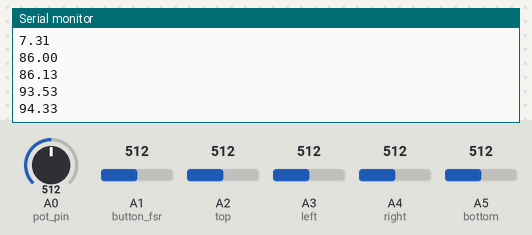
This sketch was run on a simulated Arduino Uno, built with avr-gcc and run on an emulated ATmega328P. Shown: the last lines printed to the serial monitor. Inputs (shaded band) come from the test bench; at power-on: A2 (top) = 512, A3 (left) = 512, A4 (right) = 512, A0 (pot_pin) = 512, A1 (button_fsr) = 512, A5 (bottom) = 512.

Above: at 2.7 s.
2.8 s: A2 (top) set to 184
At 3.37 s:
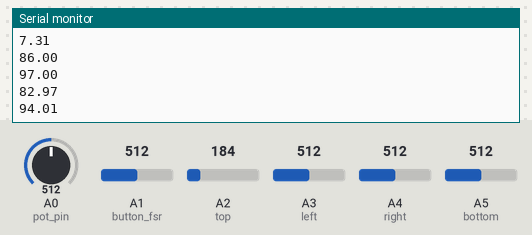
4.3 s: A2 (top) set to 154
At 4.88 s:
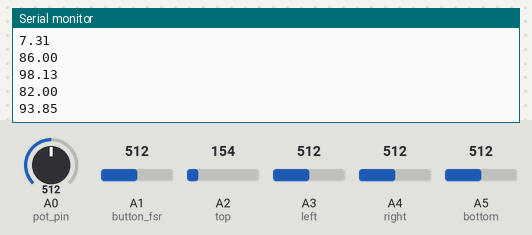
6.5 s: A3 (left) set to 540
At 6.9 s:
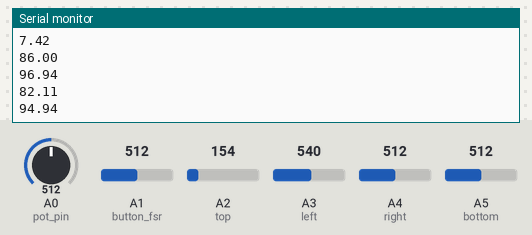
8.0 s: A4 (right) set to 541
At 8.42 s:
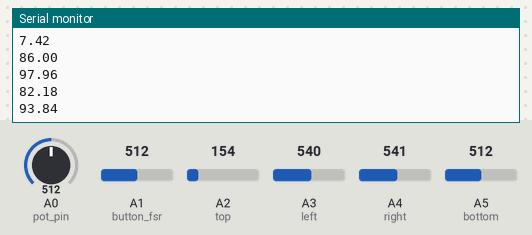
Timing chart, 0 to 11.0 s (numbered marks = the images above; inputs shaded):
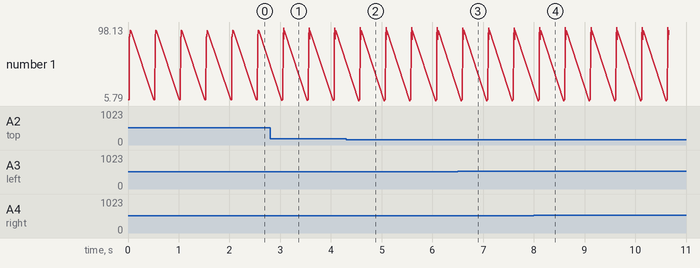

Measured:
- after the input at 2.8 s, the serial monitor: prints a new line after 0.23 s (image 1)
- after the input at 4.3 s, the serial monitor: prints a new line after 0.25 s (image 2)
- after the input at 6.5 s, the serial monitor: prints a new line after 0.09 s (image 3)
- after the input at 8.0 s, the serial monitor: prints a new line after 0.09 s (image 4)
- plotted number 1: 94.33 → 94.01 after the input at 2.8 s, 94.01 → 93.85 after the input at 4.3 s, 93.85 → 94.94 after the input at 6.5 s, 94.94 → 93.84 after the input at 8.0 s

The sketch:

quentin.ino
```cpp
//Initialization of four length sensors (left, bottom, right, top) and FSR for control of data
//THESE WILL BE DIFFERENT FOR YOUR WIRING, change the value as needed
const int left = A3;
const int bottom = A5;
const int top = A2;
const int right = A4;
const int button_fsr = A1; // ignore if no FSR is wired as a action-button
const int pot_pin = A0;
//const int ledPin = 9;

// Whole lot of variables used in computation and stuff
float inputVal;
float center_len;
float angle1;
float angle2;
float angle3a;
float angle3b;
float angle3;
float angle4;
float left_len;
float bottom_len;
float top_len;
float right_len;
float button;
int incomingByte;


void setup() {
  // initialize serial communication:
  Serial.begin(9600);
  // initialize the LED pin as an output:
//  pinMode(ledPin, OUTPUT);

}

void loop() {

    //Validation of wiring connections, uncomment and run to test sensors are connected and functioning
    //should output between 0-1024 for lengths and ~40-180 for angles (could require some mapping adjustment)
   /*
   Serial.println("Length order: Top, Right, Bottom, Left:");
   Serial.println(analogRead(top));
   Serial.println(analogRead(right));
   Serial.println(analogRead(bottom));
   Serial.println(analogRead(left));
   Serial.println();

   inputVal = analogRead(pot_pin);
   Serial.println(inputVal);
   //mapping the potentiometer values (0-1024) to angles on RANDALL
   angle1 = (map(inputVal, 54, 389, 180, 90));
   square();
   Serial.println("Angle order: bottom right, top left, bottom left, top right:");
   Serial.println(angle1);
   Serial.println(degrees(angle2));
   Serial.println(degrees(angle3));
   Serial.println(degrees(angle4));

   delay(3000);
*/

  if (Serial.available() > 0) {
    top_len = mmap(analogRead(top),149,1015,5.77,9.32);
    right_len = mmap(analogRead(right),124,1016,5.77,9.22);
    bottom_len = mmap(analogRead(bottom),102,1015,5.77,9.21);
    left_len = mmap(analogRead(left),116,1003,5.77,9.22);

    inputVal = analogRead(pot_pin);

    //mapping the potentiometer values (0-1024) to angles on RANDALL
    angle1 = (map(inputVal, 942, 526, 176, 90));
    square();
    incomingByte = Serial.read();

    if (incomingByte == 'l') {
      Serial.println(left_len);
    }
    if (incomingByte == 'r') {
      Serial.println(right_len);
    }
    if (incomingByte == 't') {
      Serial.println(top_len);
    }
    if (incomingByte == 'b') {
      Serial.println(bottom_len);
    }
    if (incomingByte == '1') {
      Serial.println(angle1);
    }
    if (incomingByte == '2') {
      Serial.println(degrees(angle2));
    }
    if (incomingByte == '3') {
      Serial.println(degrees(angle3));
    }
    if (incomingByte == '4') {
      Serial.println(degrees(angle4));
    }

  }
  button = analogRead(button_fsr);

  if (button > 150) {
    top_len = mmap(analogRead(top),149,1015,5.77,9.32);
    right_len = mmap(analogRead(right),124,1016,5.77,9.22);
    bottom_len = mmap(analogRead(bottom),102,1015,5.77,9.21);
    left_len = mmap(analogRead(left),116,1003,5.77,9.22);


    inputVal = analogRead(pot_pin);
    //mapping the potentiometer values (0-1024) to angles on RANDALL
    angle1 = (map(inputVal, 942, 535, 176, 90));
    square();

    Serial.println(top_len);
    Serial.println(right_len);
    Serial.println(bottom_len);
    Serial.println(left_len);
    Serial.println();


    //had lots of trouble with radians & degrees
    //Angle 1 is mapped to degrees, then converted to radians for calcuations
    //other angles are calculated in radians and converted to degrees during output:
    Serial.println(angle1);
    Serial.println(degrees(angle2));
    Serial.println(degrees(angle3));
    Serial.println(degrees(angle4));

    delay(500);
  }
  else
  {
    // No pressure detected
  }


}


void square() {
  //This is the calculation of all angles with 4 side lengths and 1 angle known
  //Credit to Anthony Rehberger, for helping me figure this out lol bless high school geometry
  //Uses Law of Cosines to find center length, then again to find angle 2 (opposite known angle)
  //Angle 3 is found using the Law of Sines twice, then added. Angle 4 is what is left over so 360 - other angles
  //Angle 3 is calculated as 3a and 3b for debugging, can be combined if you really care about variable streamlining

  center_len = sqrt((sq(bottom_len) + sq(right_len)) - (2 * bottom_len * right_len * cos(radians(angle1))));
  angle2 = acos((sq(left_len) + sq(top_len) - sq(center_len)) / (2 * left_len * top_len));
  angle3a = asin(right_len * sin(radians(angle1)) / center_len);
  angle3b = asin(top_len * sin(angle2) / center_len);
  angle3 = angle3a + angle3b;
  angle4 = 2 * 3.1415 - radians(angle1) - angle2 - angle3;


}

float mmap(float x, float in_min, float in_max, float out_min, float out_max)
{
  return (x - in_min) * (out_max - out_min) / (in_max - in_min) + out_min;
}
```
